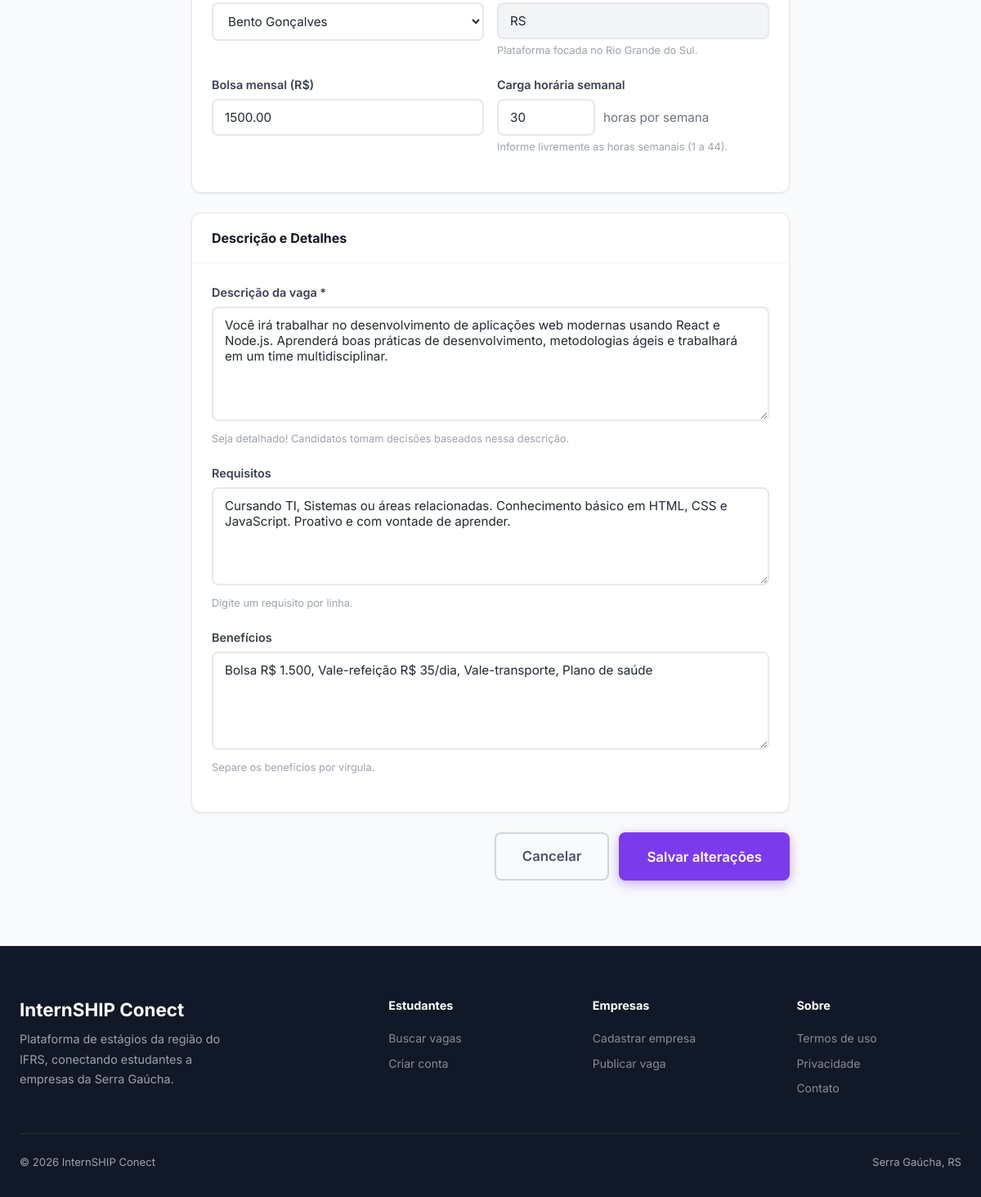
The page /empresa/publicar.php?id=1 (signed in, lower part) on the database as committed earlier.
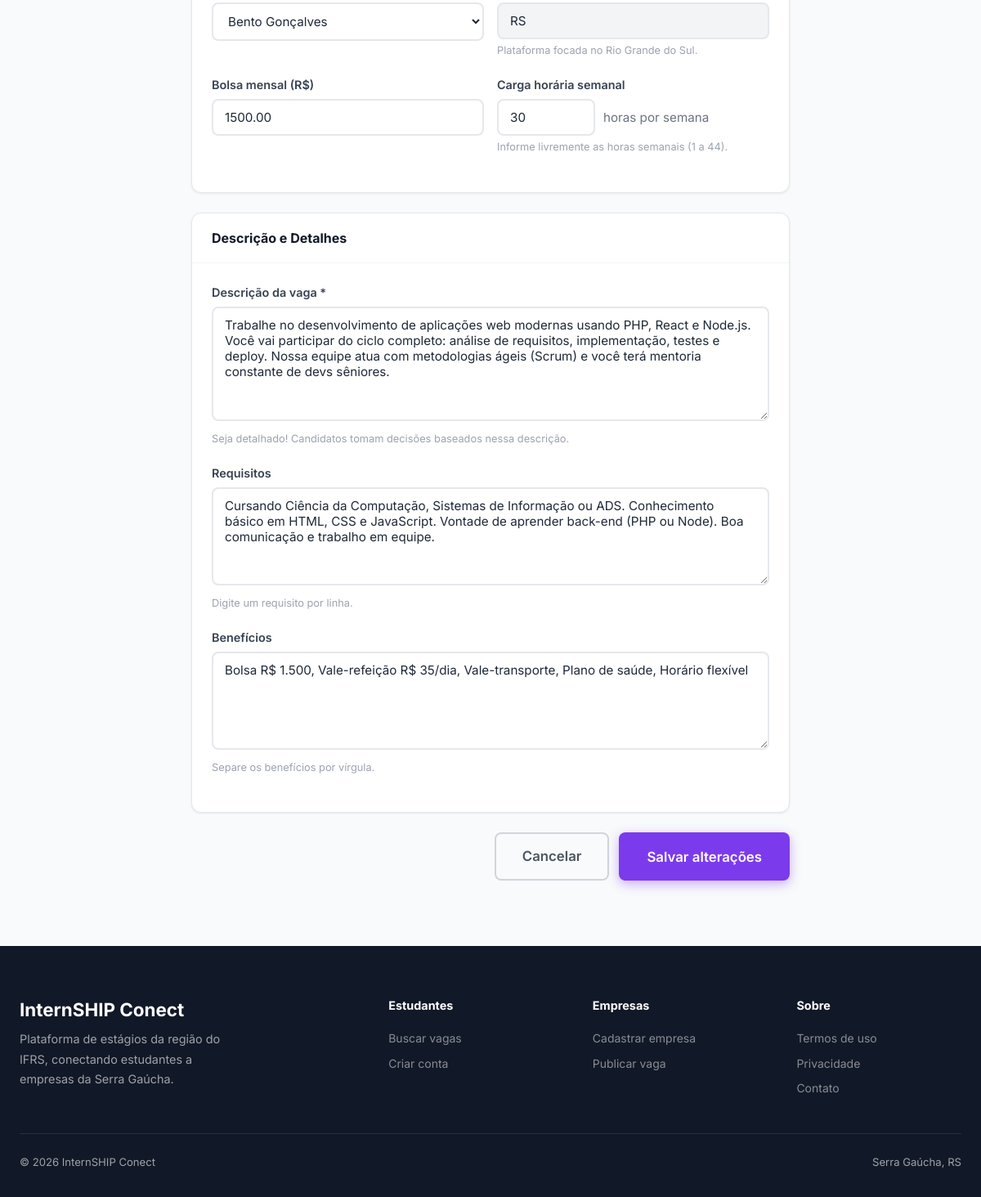
The same page on the database as committed later.
### tables this page shows
CREATE TABLE IF NOT EXISTS vagas (
    id INT AUTO_INCREMENT PRIMARY KEY,
    empresa_id INT NOT NULL,
    titulo VARCHAR(200) NOT NULL,
    descricao TEXT NOT NULL,
    requisitos TEXT,
    beneficios TEXT,
    area VARCHAR(100),
    cidade VARCHAR(100),
    estado CHAR(2),
    modalidade ENUM('presencial','remoto','hibrido') DEFAULT 'presencial',
    bolsa DECIMAL(10,2),
    carga_horaria INT,
    ativa TINYINT(1) DEFAULT 1,
    restrita TINYINT(1) DEFAULT 0,
    motivo_restricao VARCHAR(255) DEFAULT NULL,
    destaque TINYINT(1) DEFAULT 0,
    views INT DEFAULT 0,
    criado_em TIMESTAMP DEFAULT CURRENT_TIMESTAMP,
    FOREIGN KEY (empresa_id) REFERENCES empresas(id) ON DELETE CASCADE
);

### empresa/publicar.php (the view, shortened to what this page needs)
<?php
$db = getDB();
$empresaId = $_SESSION['perfil_id'];
$vagaId = isset($_GET['id']) ? (int)$_GET['id'] : 0;
$vagaExistente = null;
if ($vagaId) {
    $stmt = $db->prepare("SELECT * FROM vagas WHERE id = ? AND empresa_id = ?");
    $stmt->execute([$vagaId, $empresaId]);
    $vagaExistente = $stmt->fetch();
}
$ehEdicao = (bool)$vagaExistente;
$val = function($campo, $padrao = '') use ($vagaExistente) {
    if (isset($_POST[$campo])) return $_POST[$campo];
    if ($vagaExistente && isset($vagaExistente[$campo])) return $vagaExistente[$campo];
    return $padrao;
};
include __DIR__ . '/../includes/header.php';
?>
<div class="publish-wrap">
  <form method="POST">
    <div class="card mb-6">
      <div class="card-body">
        <div class="form-row">
          <div class="form-group">
            <select name="cidade" class="form-control" required>
              <optgroup label="Destaque">
                <?php foreach (['Bento Gonçalves','Carlos Barbosa','Garibaldi'] as $c): ?>
                  <option value="<?= htmlspecialchars($c) ?>" <?= $val('cidade') === $c ? 'selected' : '' ?> style="color:#7C3AED;font-weight:600;"><?= htmlspecialchars($c) ?></option>
                <?php endforeach; ?>
              </optgroup>
            </select>
          </div>
          <div class="form-group">
            <input type="text" name="estado" class="form-control" value="RS" readonly style="background:var(--gray-100);cursor:not-allowed;">
            <div class="form-hint">Plataforma focada no Rio Grande do Sul.</div>
          </div>
        </div>
        <div class="form-row">
          <div class="form-group">
            <label class="form-label">Bolsa mensal (R$)</label>
            <input type="number" name="bolsa" class="form-control" placeholder="1500" min="0" step="1" value="<?= htmlspecialchars($val('bolsa')) ?>">
          </div>
          <div class="form-group">
            <label class="form-label">Carga horária semanal</label>
            <?php $cAtual = (int)$val('carga_horaria', 30); ?>
            <div style="display:flex;align-items:center;gap:10px;">
              <input type="number" name="carga_horaria" class="form-control"
                     min="1" max="44" step="1" value="<?= $cAtual ?>" placeholder="Ex.: 20"
                     style="max-width:120px;" required>
              <span style="color:var(--gray-500);font-size:.95rem;white-space:nowrap;">horas por semana</span>
            </div>
            <div class="form-hint">Informe livremente as horas semanais (1 a 44).</div>
          </div>
        </div>
      </div>
    </div>
    <div class="card mb-6">
      <div class="card-header"><h3>Descrição e Detalhes</h3></div>
      <div class="card-body">
        <div class="form-group">
          <label class="form-label">Descrição da vaga *</label>
          <textarea name="descricao" class="form-control" rows="6" required placeholder="Descreva as responsabilidades, atividades e o que o estagiário vai aprender e fazer no dia a dia..."><?= htmlspecialchars($val('descricao')) ?></textarea>
          <div class="form-hint">Seja detalhado! Candidatos tomam decisões baseados nessa descrição.</div>
        </div>
        <div class="form-group">
          <label class="form-label">Requisitos</label>
          <textarea name="requisitos" class="form-control" rows="4" placeholder="Um requisito por linha:
Cursando Ciência da Computação ou áreas relacionadas
Conhecimento básico em Python
Inglês intermediário"><?= htmlspecialchars($val('requisitos')) ?></textarea>
          <div class="form-hint">Digite um requisito por linha.</div>
        </div>
        <div class="form-group">
          <label class="form-label">Benefícios</label>
          <textarea name="beneficios" class="form-control" rows="3" placeholder="Vale-refeição R$ 35/dia, Vale-transporte, Plano de saúde, Seguro de vida"><?= htmlspecialchars($val('beneficios')) ?></textarea>
          <div class="form-hint">Separe os benefícios por vírgula.</div>
        </div>
      </div>
    </div>
    <div style="display:flex;gap:12px;justify-content:flex-end;">
      <a href="/teste/dashboard/empresa.php" class="btn btn-ghost btn-lg">Cancelar</a>
      <button type="submit" class="btn btn-primary btn-lg">
        <?= $ehEdicao ? 'Salvar alterações' : 'Publicar vaga' ?>
      </button>
    </div>
  </form>
</div>
<?php include __DIR__ . '/../includes/footer.php'; ?>

Rows that differ between the two databases and show on the page:
changed vagas "Bento Gonçalves": descricao "Você irá trabalhar no desenvolvimento de aplicações web modernas usando React e Node.js. Aprenderá boas práticas de desenvolvimento, metodologias ágeis e trabalhará em um time multidisciplinar." → "Trabalhe no desenvolvimento de aplicações web modernas usando PHP, React e Node.js. Você vai participar do ciclo completo: análise de requisitos, implementação, testes e deploy. Nossa equipe atua com metodologias ágeis (Scrum) e você terá mentoria constante de devs sêniores."; requisitos "Cursando TI, Sistemas ou áreas relacionadas. Conhecimento básico em HTML, CSS e JavaScript. Proativo e com vontade de aprender." → "Cursando Ciência da Computação, Sistemas de Informação ou ADS. Conhecimento básico em HTML, CSS e JavaScript. Vontade de aprender back-end (PHP ou Node). Boa comunicação e trabalho em equipe."; beneficios "Bolsa R$ 1.500, Vale-refeição R$ 35/dia, Vale-transporte, Plano de saúde" → "Bolsa R$ 1.500, Vale-refeição R$ 35/dia, Vale-transporte, Plano de saúde, Horário flexível"
